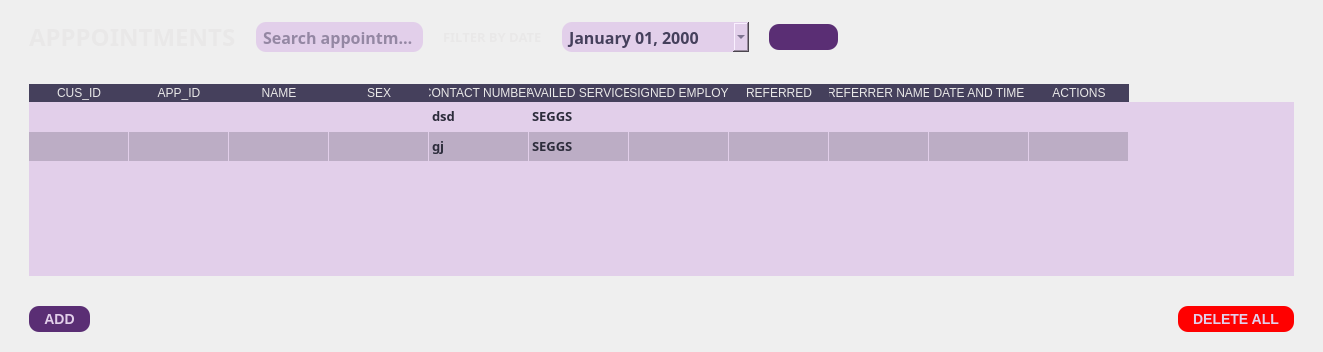
         <widget class="QWidget" name="customers_page">
          <property name="cursor">
           <cursorShape>ArrowCursor</cursorShape>
          </property>
          <layout class="QGridLayout" name="gridLayout_6">
           <property name="leftMargin">
            <number>9</number>
           </property>
           <property name="rightMargin">
            <number>9</number>
           </property>
           <item row="0" column="0" rowspan="2" colspan="2">
            <widget class="QWidget" name="widget_2" native="true">
             <property name="styleSheet">
              <string notr="true">QPushButton {
                background-color: #5A2E74;  /* Background color of the buttons */
                color: #E2CFEA;              /* Text color of the buttons */
                border: none;               /* Remove button border */
                border-radius: 10px;         /* Border radius of the buttons */
                padding: 5px 15px;          /* Padding inside the buttons */
                font-size: 14px;            /* Font size of the button text */
				font-weight: bold;
}

QPushButton:hover {
                background-color: #745288;  /* Background color on hover */
}
QPushButton:pressed {
                background-color: #6B4483;  /* Background color on press */
}

QLabel{
	color: #E9E8E8;
}

QLineEdit{
	background-color: #E2CFEA;
	border: none;
	height: 30px;
	border-radius: 10px;
	color: #45405C;
	padding-left: 5px;
	padding-right: 5px;
}
</string>
             </property>
             <layout class="QGridLayout" name="gridLayout_19">
              <property name="leftMargin">
               <number>20</number>
              </property>
              <property name="rightMargin">
               <number>20</number>
              </property>
              <property name="verticalSpacing">
               <number>30</number>
              </property>
              <item row="0" column="1">
               <spacer name="horizontalSpacer_8">
                <property name="orientation">
                 <enum>Qt::Horizontal</enum>
                </property>
                <property name="sizeHint" stdset="0">
                 <size>
                  <width>40</width>
                  <height>20</height>
                 </size>
                </property>
               </spacer>
              </item>
              <item row="1" column="0" colspan="3">
               <widget class="QTableWidget" name="cus_table">
                <property name="font">
                 <font>
                  <family>JetBrains Mono</family>
                  <pointsize>10</pointsize>
                  <bold>true</bold>
                 </font>
                </property>
                <property name="styleSheet">
                 <string notr="true">QHeaderView::section{
	background-color: #45405C;
	color: #E9E8E8;
	border: none;
	font: 700 10pt &quot;JetBrains Mono&quot;;
}

QTableWidget{
	background-color: #E2CFEA;
	border: none;
	alternate-background-color: #BCADC5;
}

QTableWidget::item:selected{
	color: #2C2C3B;
	background-color: #FFEE8c;  /* Background color for selected items */

}
QTableWidget::item{
	color: #2C2C3B;
	selection-color: #2C2C3B;  /* Text color for selected items */
}

</string>
                </property>
                <property name="frameShadow">
                 <enum>QFrame::Sunken</enum>
                </property>
                <property name="editTriggers">
                 <set>QAbstractItemView::NoEditTriggers</set>
                </property>
                <property name="alternatingRowColors">
                 <bool>true</bool>
                </property>
                <property name="selectionMode">
                 <enum>QAbstractItemView::NoSelection</enum>
                </property>
                <property name="selectionBehavior">
                 <enum>QAbstractItemView::SelectRows</enum>
                </property>
                <property name="showGrid">
                 <bool>true</bool>
                </property>
                <property name="gridStyle">
                 <enum>Qt::NoPen</enum>
                </property>
                <property name="sortingEnabled">
                 <bool>false</bool>
                </property>
                <attribute name="horizontalHeaderVisible">
                 <bool>true</bool>
                </attribute>
                <attribute name="horizontalHeaderCascadingSectionResizes">
                 <bool>false</bool>
                </attribute>
                <attribute name="horizontalHeaderMinimumSectionSize">
                 <number>50</number>
                </attribute>
                <attribute name="horizontalHeaderHighlightSections">
                 <bool>true</bool>
                </attribute>
                <attribute name="horizontalHeaderShowSortIndicator" stdset="0">
                 <bool>false</bool>
                </attribute>
                <attribute name="horizontalHeaderStretchLastSection">
                 <bool>false</bool>
                </attribute>
                <attribute name="verticalHeaderVisible">
                 <bool>false</bool>
                </attribute>
                <attribute name="verticalHeaderStretchLastSection">
                 <bool>false</bool>
                </attribute>
                <row>
                 <property name="text">
                  <string>New Row</string>
                 </property>
                </row>
                <row/>
                <column>
                 <property name="text">
                  <string>CUS_ID</string>
                 </property>
                </column>
                <column>
                 <property name="text">
                  <string>APP_ID</string>
                 </property>
                </column>
                <column>
                 <property name="text">
                  <string>NAME</string>
                 </property>
                </column>
                <column>
                 <property name="text">
                  <string>SEX</string>
                 </property>
                </column>
                <column>
                 <property name="text">
                  <string>CONTACT NUMBER</string>
                 </property>
                </column>
                <column>
                 <property name="text">
                  <string>AVAILED SERVICE</string>
                 </property>
                </column>
                <column>
                 <property name="text">
                  <string>ASSIGNED EMPLOYEE</string>
                 </property>
                </column>
                <column>
                 <property name="text">
                  <string>REFERRED</string>
                 </property>
                </column>
                <column>
                 <property name="text">
                  <string>REFERRER NAME</string>
                 </property>
                </column>
                <column>
                 <property name="text">
                  <string>DATE AND TIME</string>
                 </property>
                </column>
                <column>
                 <property name="text">
                  <string>ACTIONS</string>
                 </property>
                </column>
                <item row="0" column="4">
                 <property name="text">
                  <string>dsd</string>
                 </property>
                </item>
                <item row="0" column="5">
                 <property name="text">
                  <string>SEGGS</string>
                 </property>
                </item>
                <item row="1" column="4">
                 <property name="text">
                  <string>gj</string>
                 </property>
                </item>
                <item row="1" column="5">
                 <property name="text">
                  <string>SEGGS</string>
                 </property>
                </item>
               </widget>
              </item>
              <item row="0" column="0">
               <layout class="QHBoxLayout" name="horizontalLayout_5">
                <property name="spacing">
                 <number>20</number>
                </property>
                <item>
                 <widget class="QLabel" name="label_7">
                  <property name="font">
                   <font>
                    <family>JetBrains Mono</family>
                    <pointsize>18</pointsize>
                    <bold>true</bold>
                   </font>
                  </property>
                  <property name="text">
                   <string>APPPOINTMENTS</string>
                  </property>
                 </widget>
                </item>
                <item>
                 <widget class="QLineEdit" name="cust_search_bar">
                  <property name="font">
                   <font>
                    <family>JetBrains Mono</family>
                    <pointsize>12</pointsize>
                    <bold>true</bold>
                   </font>
                  </property>
                  <property name="placeholderText">
                   <string>Search appointment...</string>
                  </property>
                 </widget>
                </item>
                <item>
                 <widget class="QLabel" name="label_13">
                  <property name="font">
                   <font>
                    <family>JetBrains Mono</family>
                    <pointsize>10</pointsize>
                    <bold>true</bold>
                   </font>
                  </property>
                  <property name="text">
                   <string>FILTER BY DATE</string>
                  </property>
                 </widget>
                </item>
                <item>
                 <widget class="QDateEdit" name="filter_app_date">
                  <property name="font">
                   <font>
                    <family>JetBrains Mono</family>
                    <pointsize>12</pointsize>
                    <bold>true</bold>
                   </font>
                  </property>
                  <property name="styleSheet">
                   <string notr="true">QLineEdit, QComboBox, QDateEdit{
	background-color: #E2CFEA;
	border: none;
	height: 30px;
	border-radius: 10px;
	color: #45405C;
	padding-left: 5px;
	padding-right: 5px;
}

            QDateEdit QAbstractItemView {
                selection-background-color: #6a9fb5;
                selection-color: white;
                background-color: #f0f0f0;
            }
            QCalendarWidget QWidget#qt_calendar_navigationbar {
                background-color: #45405C; /* Navigation bar background */
            }
            QCalendarWidget QToolButton {
                color: white;
                background-color: #45405C;
            }
            QCalendarWidget QMenu {
                color: white;
                background-color: #45405C;
            }

    	    QCalendarWidget QMenu::item:selected {
                background-color: #333;  /* Background color when an item is selected */
            }
         
            QCalendarWidget QSpinBox {

                color: white;
                background-color: #45405C;
                selection-background-color: #333;
                selection-color: white;
            }
            QCalendarWidget QSpinBox::up-button {
                subcontrol-origin: border;
                subcontrol-position: top right;

            }
            QCalendarWidget QSpinBox::down-button {
                subcontrol-origin: border;
                subcontrol-position: bottom right;

            }
            QCalendarWidget QAbstractItemView:enabled {

                color: black;
                background-color: #E2CFEA;
                selection-background-color: #45405C;
                selection-color: white;
            }</string>
                  </property>
                  <property name="displayFormat">
                   <string>MMMM dd, yyyy</string>
                  </property>
                  <property name="calendarPopup">
                   <bool>true</bool>
                  </property>
                 </widget>
                </item>
                <item>
                 <widget class="QPushButton" name="reset_app_filter_btn">
                  <property name="text">
                   <string/>
                  </property>
                  <property name="icon">
                   <iconset>
                    <normaloff>../static/icons/undo-alt_light.svg</normaloff>../static/icons/undo-alt_light.svg</iconset>
                  </property>
                 </widget>
                </item>
               </layout>
              </item>
              <item row="2" column="0" colspan="3">
               <layout class="QGridLayout" name="gridLayout_5">
                <item row="0" column="0">
                 <widget class="QPushButton" name="add_cus_button">
                  <property name="cursor">
                   <cursorShape>PointingHandCursor</cursorShape>
                  </property>
                  <property name="text">
                   <string>ADD</string>
                  </property>
                  <property name="icon">
                   <iconset resource="../static/icons/resourcs.qrc">
                    <normaloff>:/add_button_light.svg</normaloff>:/add_button_light.svg</iconset>
                  </property>
                  <property name="iconSize">
                   <size>
                    <width>16</width>
                    <height>16</height>
                   </size>
                  </property>
                 </widget>
                </item>
                <item row="0" column="1">
                 <spacer name="horizontalSpacer_6">
                  <property name="orientation">
                   <enum>Qt::Horizontal</enum>
                  </property>
                  <property name="sizeHint" stdset="0">
                   <size>
                    <width>386</width>
                    <height>20</height>
                   </size>
                  </property>
                 </spacer>
                </item>
                <item row="0" column="2">
                 <widget class="QPushButton" name="delete_all_cus_button">
                  <property name="cursor">
                   <cursorShape>PointingHandCursor</cursorShape>
                  </property>
                  <property name="styleSheet">
                   <string notr="true">QPushButton {
                background-color: rgb(255, 0, 0);  /* Background color of the buttons */
                color: #E2CFEA;              /* Text color of the buttons */
                border: none;               /* Remove button border */
                border-radius: 10px;         /* Border radius of the buttons */
                padding: 5px 15px;          /* Padding inside the buttons */
                font-size: 14px;            /* Font size of the button text */
				font-weight: bold;
}

QPushButton:hover {
                background-color: rgb(255, 62, 62);  /* Background color on hover */
}
QPushButton:pressed {
                background-color: rgb(200, 0, 0);  /* Background color on press */
}
</string>
                  </property>
                  <property name="text">
                   <string>DELETE ALL</string>
                  </property>
                  <property name="icon">
                   <iconset resource="../static/icons/resourcs.qrc">
                    <normaloff>:/delete_button_light.svg</normaloff>:/delete_button_light.svg</iconset>
                  </property>
                 </widget>
                </item>
               </layout>
              </item>
              <item row="0" column="2">
               <spacer name="horizontalSpacer_7">
                <property name="orientation">
                 <enum>Qt::Horizontal</enum>
                </property>
                <property name="sizeHint" stdset="0">
                 <size>
                  <width>404</width>
                  <height>20</height>
                 </size>
                </property>
               </spacer>
              </item>
             </layout>
            </widget>
           </item>
          </layout>
         </widget>
